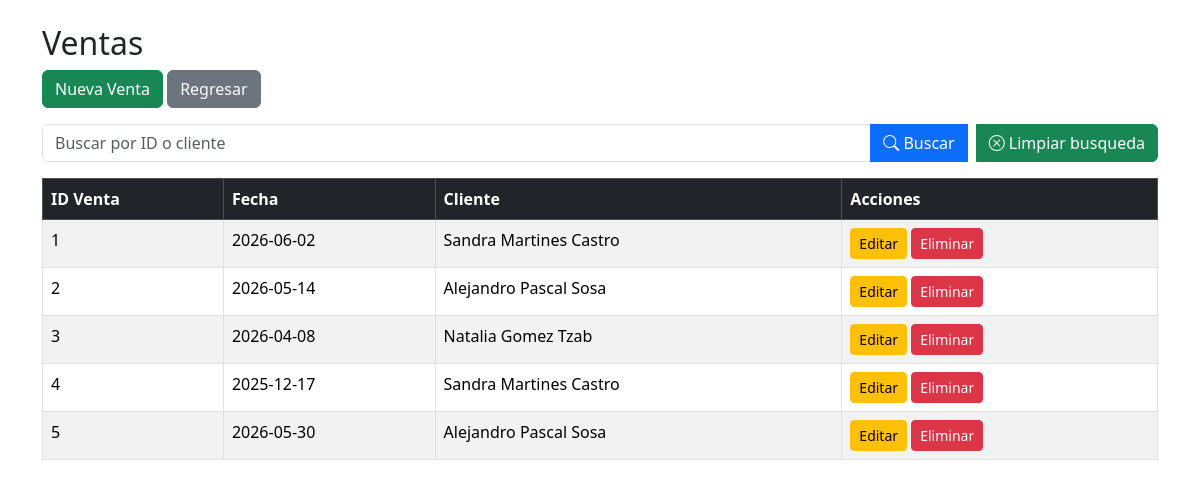
The app's page /ventas/index.php with its own data.
### tables this page shows
CREATE TABLE `ventas` (
  `id_venta` int(11) NOT NULL,
  `fecha` date DEFAULT NULL,
  `id_cliente` int(11) DEFAULT NULL
);

CREATE TABLE `clientes` (
  `id_cliente` int(11) NOT NULL,
  `nombre_completo` varchar(500) DEFAULT NULL,
  `telefono` varchar(15) DEFAULT NULL,
  `correo` varchar(200) DEFAULT NULL,
  `direccion` varchar(200) DEFAULT NULL,
  `ciudad` varchar(100) DEFAULT NULL,
  `codigo_postal` varchar(10) DEFAULT NULL
);

### ventas/index.php (the view, shortened to what this page needs)
<?php
include '../conexion.php';
$buscar = "";
$sql = "
SELECT v.*, c.nombre_completo
FROM ventas v
INNER JOIN clientes c ON v.id_cliente = c.id_cliente
WHERE v.id_venta LIKE '%$buscar%'
OR c.nombre_completo LIKE '%$buscar%'
";
$resultado = mysqli_query($conn, $sql);
?>
<!DOCTYPE html>
<html>
<head>
    <link href="https://cdn.jsdelivr.net/npm/bootstrap@5.3.3/dist/css/bootstrap.min.css" rel="stylesheet">
    <link href=https://cdn.jsdelivr.net/npm/bootstrap-icons/font/bootstrap-icons.css rel=stylesheet>
</head>
<body>
<div class="container mt-4">
    <h2>Ventas</h2>
    <a href="agregar.php" class="btn btn-success mb-3">Nueva Venta</a>
     <a href="../index.html" class="btn btn-secondary mb-3">Regresar</a>
    <form method="GET">
        <div class="input-group mb-3">
            <input type="text" name="buscar" class="form-control" placeholder="Buscar por ID o cliente">
            <button class="btn btn-primary">
                <i class="bi bi-search"></i> Buscar
            </button>
            <a href="index.php" class="btn btn-success ms-2">
                <i class="bi bi-x-circle"></i> Limpiar busqueda
            </a>
        </div>
    </form>
    <table class="table table-bordered table-striped">
        <thead class="table-dark">
        <tr>
            <th>ID Venta</th>
            <th>Fecha</th>
            <th>Cliente</th>
            <th>Acciones</th>
        </tr>
        </thead>
        <tbody>
        <?php while($row = mysqli_fetch_assoc($resultado)){ ?>
        <tr>
            <td><?= $row['id_venta'] ?></td>
            <td><?= $row['fecha'] ?></td>
            <td><?= $row['nombre_completo'] ?></td>
            <td>
                <a href="editar.php?id=<?= $row['id_venta'] ?>" class="btn btn-warning btn-sm">Editar</a>
                <a href="eliminar.php?id=<?= $row['id_venta'] ?>" class="btn btn-danger btn-sm"
                   onclick="return confirm('¿Eliminar venta?')">Eliminar</a>
            </td>
        </tr>
        <?php } ?>
        </tbody>
    </table>
</div>
</body>
</html>

### records on screen
ventas: id_venta "1", fecha "2026-06-02", id_cliente.nombre_completo "Sandra Martines Castro"
ventas: id_venta "2", fecha "2026-05-14", id_cliente.nombre_completo "Alejandro Pascal Sosa"
ventas: id_venta "3", fecha "2026-04-08", id_cliente.nombre_completo "Natalia Gomez Tzab"
ventas: id_venta "4", fecha "2025-12-17", id_cliente.nombre_completo "Sandra Martines Castro"
ventas: id_venta "5", fecha "2026-05-30", id_cliente.nombre_completo "Alejandro Pascal Sosa"
